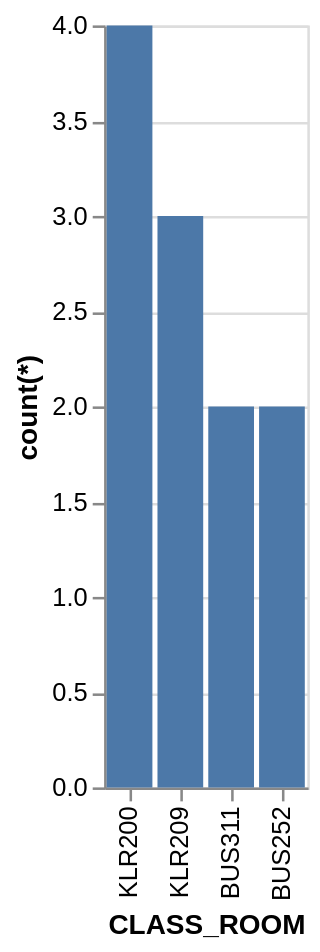

Express this chart as Vega-Lite.
### Vega-Lite specification from a JSON file in a GitHub repository (floating-point values rounded to 4 significant figures)
{"data": {"values": [{"x_data": "KLR200", "y_data": 4}, {"x_data": "KLR209", "y_data": 3}, {"x_data": "BUS311", "y_data": 2}, {"x_data": "BUS252", "y_data": 2}]}, "mark": "bar", "encoding": {"x": {"field": "x_data", "type": "nominal", "title": "CLASS_ROOM", "sort": {"op": "sum", "field": "y_data", "order": "descending"}}, "y": {"field": "y_data", "type": "quantitative", "title": "count(*)"}}}
